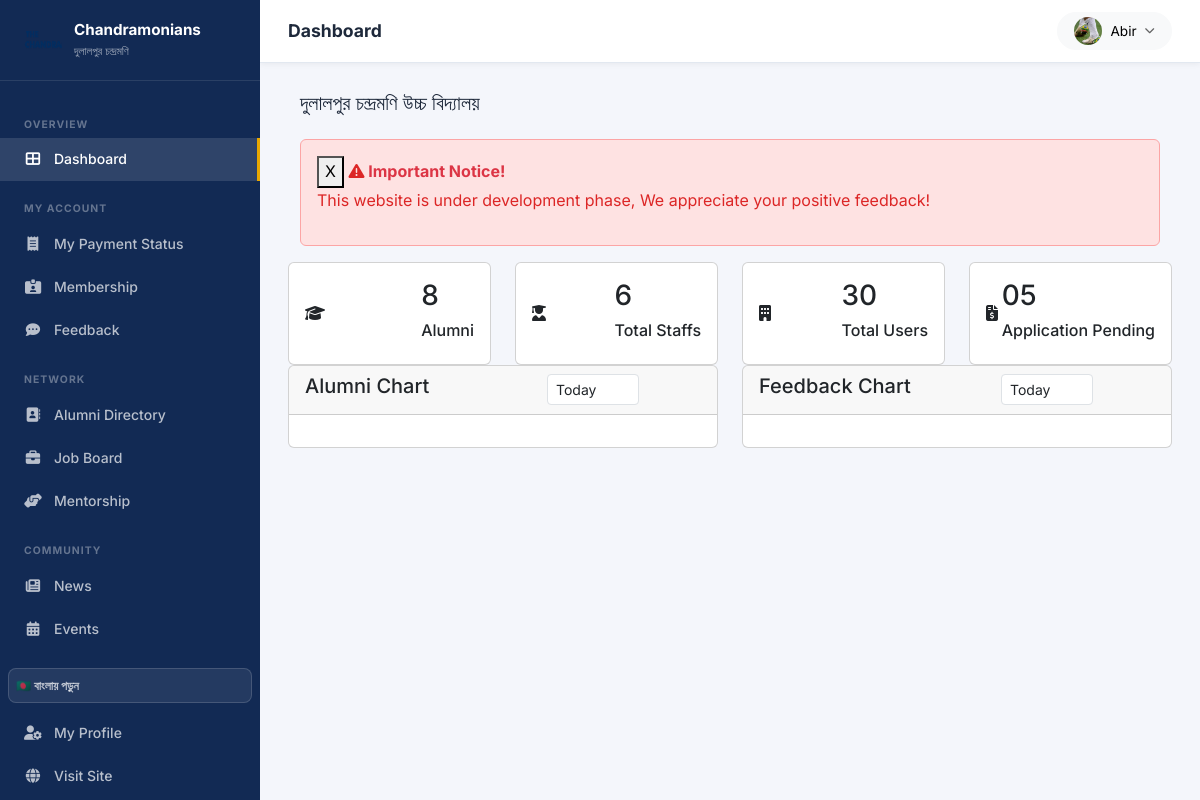
The app's page /Alumni/Home (signed in) with its own data.
### app/models.py (models this page shows, shortened)
class CustomUser(AbstractUser):
    USER_TYPE_CHOICES = (
        ('1', 'HOD'),
        ('2', 'Staff'),
        ('3', 'Alumni'),
        ('4', 'Student'),
    )
    email = models.EmailField(unique=True)
    user_type = models.CharField(choices=USER_TYPE_CHOICES, max_length=10, default='4')
    profile_pic = models.ImageField(upload_to='media/profile_pic', blank=True, null=True)
    USERNAME_FIELD = 'email'
    REQUIRED_FIELDS = ['username']

### webapp/Alumni_Views.py (the view)
# urls.py: path('Alumni/Home', Alumni_Views.homeView, name='alumni_home'),
@login_required(login_url='/login')
def homeView(request):
    alumni_count = Alumni.objects.all().count()
    staff_count = Staff.objects.all().count()
    user_count = CustomUser.objects.all().count()
    alumni_gender_male = Alumni.objects.filter(gender='Male').count()
    alumni_gender_female = Alumni.objects.filter(gender='Female').count()
    context = {
        'alumni_count': alumni_count,
        'staff_count': staff_count,
        'user_count': user_count,
        'alumni_gender_male': alumni_gender_male,
        'alumni_gender_female': alumni_gender_female,
    }
    return render(request, 'Alumni/alumni_home.html', context)

### templates/Alumni/alumni_home.html (shortened to what this page needs)
{% extends 'base.html' %}
{% block content %}
<div class="page-header">
    <div class="row">
        <div class="col-sm-12">
            <div class="container">
                <h5 class="page-title">দুলালপুর চন্দ্রমণি উচ্চ বিদ্যালয়</h5>
            </div>
            <div class="container">
                <div class="flex-lg-row">
                    <div class="alert alert-danger alert-dismissible" role="alert">
                        <button type="button" onclick="this.parentNode.parentNode.removeChild(this.parentNode);"
                            class="close" data-dismiss="alert"><span aria-hidden="true">X</span></button>
                        <strong><i class="fa fa-warning"></i> <span class="text-danger text-info"> Important
                                Notice!</span></strong>
                        <marquee>
                            <p class="font-family: 'Poppins', sans-serif; font-size: 12pt">This website is
                                under development phase, We appreciate your positive feedback!</p>
                        </marquee>
                    </div>
                </div>
            </div>
        </div>
    </div>
</div>
<div class="row">
    <div class="col-xl-3 col-sm-6 col-12 d-flex">
        <div class="card bg-one w-100">
            <div class="card-body">
                <div class="db-widgets d-flex justify-content-between align-items-center">
                    <div class="db-icon">
                        <i class="fas fa-graduation-cap"></i>
                    </div>
                    <div class="db-info">
                        <h3>{{ alumni_count }}</h3>
                        <h6>Alumni</h6>
                    </div>
                </div>
            </div>
        </div>
    </div>
    <div class="col-xl-3 col-sm-6 col-12 d-flex">
        <div class="card bg-two w-100">
            <div class="card-body">
                <div class="db-widgets d-flex justify-content-between align-items-center">
                    <div class="db-icon">
                        <i class="fas fa-user-graduate"></i>
                    </div>
                    <div class="db-info">
                        <h3>{{ staff_count }}</h3>
                        <h6>Total Staffs</h6>
                    </div>
                </div>
            </div>
        </div>
    </div>
    <div class="col-xl-3 col-sm-6 col-12 d-flex">
        <div class="card bg-three w-100">
            <div class="card-body">
                <div class="db-widgets d-flex justify-content-between align-items-center">
                    <div class="db-icon">
                        <i class="fas fa-building"></i>
                    </div>
                    <div class="db-info">
                        <h3>{{ user_count }}</h3>
                        <h6>Total Users</h6>
                    </div>
                </div>
            </div>
        </div>
    </div>
    <div class="col-xl-3 col-sm-6 col-12 d-flex">
        <div class="card bg-four w-100">
            <div class="card-body">
                <div class="db-widgets d-flex justify-content-between align-items-center">
                    <div class="db-icon">
                        <i class="fas fa-file-invoice-dollar"></i>
                    </div>
                    <div class="db-info">
                        <h3>05</h3>
                        <h6>Application Pending</h6>
                    </div>
                </div>
            </div>
        </div>
    </div>
</div>
<div class="row">
    <div class="col-md-12 col-lg-6">
        <div class="card card-chart">
            <div class="card-header">
                <div class="row align-items-center">
                    <div class="col-6">
                        <h5 class="card-title">Alumni Chart</h5>
                    </div>
                    <div class="col-6">
                        <ul class="list-inline-group text-right mb-0 pl-0">
                            <li class="list-inline-item">
                                <div class="form-group mb-0 amount-spent-select">
                                    <select class="form-control form-control-sm">
                                        <option>Today</option>
                                    </select>
                                </div>
                            </li>
                        </ul>
                    </div>
                </div>
            </div>
            <div class="card-body">
            </div>
        </div>
    </div>
    <div class="col-md-12 col-lg-6">
        <div class="card card-chart">
            <div class="card-header">
                <div class="row align-items-center">
                    <div class="col-6">
                        <h5 class="card-title">Feedback Chart</h5>
                    </div>
                    <div class="col-6">
                        <ul class="list-inline-group text-right mb-0 pl-0">
                            <li class="list-inline-item">
                                <div class="form-group mb-0 amount-spent-select">
                                    <select class="form-control form-control-sm">
                                        <option>Today</option>
                                    </select>
                                </div>
                            </li>
                        </ul>
                    </div>
                </div>
            </div>
            <div class="card-body">
            </div>
        </div>
    </div>
</div>
{% endblock %}

### templates/base.html (shortened to what this page needs)
<!DOCTYPE html>
{% load static i18n %}
<html lang="en">
<head>
  <link rel="stylesheet" href="https://cdn.jsdelivr.net/npm/bootstrap@5.3.2/dist/css/bootstrap.min.css">
  <link rel="stylesheet" href="https://cdnjs.cloudflare.com/ajax/libs/font-awesome/6.5.0/css/all.min.css">
  <link rel="stylesheet" href="https://cdn.datatables.net/1.13.7/css/dataTables.bootstrap5.min.css">
  <link rel="stylesheet" href="{% static 'assets/css/chandramonians.css' %}">
</head>
<body>
<div class="dash-wrapper">
  {% include 'partials/sidebar.html' %}
  <div class="dash-main">
    <div class="dash-topbar">
      <h1 class="page-title">{% block page_title %}Dashboard{% endblock %}</h1>
      <div class="topbar-actions">
        <div class="dropdown">
          <button class="btn btn-sm btn-light d-flex align-items-center gap-2 rounded-pill px-3" data-bs-toggle="dropdown">
            {% if user.profile_pic %}
              <img src="{{ user.profile_pic.url }}" class="rounded-circle" width="28" height="28" style="object-fit:cover;" alt="">
            {% else %}
              <span class="d-flex align-items-center justify-content-center rounded-circle bg-primary text-white" style="width:28px;height:28px;font-size:.75rem;font-weight:700;flex-shrink:0;">
                {{ user.first_name|first|upper }}{{ user.last_name|first|upper }}
              </span>
            {% endif %}
            <span class="d-none d-md-inline fw-600" style="font-size:.85rem;">{{ user.first_name }}</span>
            <i class="fas fa-chevron-down" style="font-size:.65rem;opacity:.6;"></i>
          </button>
        </div>
      </div>
    </div>
    <div class="dash-content">
      {% block content %}{% endblock %}
    </div>
  </div>
</div>
</body>
</html>

### static/assets/css/chandramonians.css (style rules this page uses)
:root { --primary: #1a3a6e; --primary-dark: #122a54; --primary-light: #2952a3; --primary-pale: #eef2fb; --accent: #e9a800; --accent-dark: #c78f00; --accent-pale: #fff8e1; --success: #16a34a; --danger: #dc2626; --warning: #d97706; --bg: #f4f6fb; --card-bg: #ffffff; --border: #e2e8f0; --text: #1e293b; --text-muted: #64748b; --radius: 14px; --radius-sm: 8px; --shadow: 0 2px 12px rgba(30,58,110,.08); --shadow-md: 0 8px 30px rgba(30,58,110,.12); --shadow-lg: 0 20px 60px rgba(30,58,110,.18); --transition: all .22s ease; }
*, *::before, *::after { box-sizing: border-box; }
html { scroll-behavior: smooth; }
body { font-family: 'Inter', -apple-system, BlinkMacSystemFont, 'Segoe UI', sans-serif; background: var(--bg); color: var(--text); line-height: 1.6; }
img { max-width: 100%; }
.dash-wrapper { display: flex; min-height: 100vh; }
.dash-main { margin-left: 260px; flex: 1; display: flex; flex-direction: column; }
.dash-topbar { background: #fff; border-bottom: 1px solid var(--border); padding: .75rem 1.75rem; display: flex; align-items: center; gap: 1rem; position: sticky; top: 0; z-index: 1010; box-shadow: 0 1px 6px rgba(0,0,0,.06); }
.dash-topbar .page-title { font-size: 1.1rem; font-weight: 700; color: var(--text); margin: 0; }
.dash-topbar .topbar-actions { margin-left: auto; display: flex; align-items: center; gap: .75rem; }
.dash-content { padding: 1.75rem; flex: 1; }
.alert-danger { background: #fee2e2; border-color: #fca5a5; color: #dc2626; }

### records on screen
CustomUser: profile_pic (picture), first_name "Abir"

### other values on screen
{{ alumni_count }} "8"
{{ staff_count }} "6"
{{ user_count }} "30"
